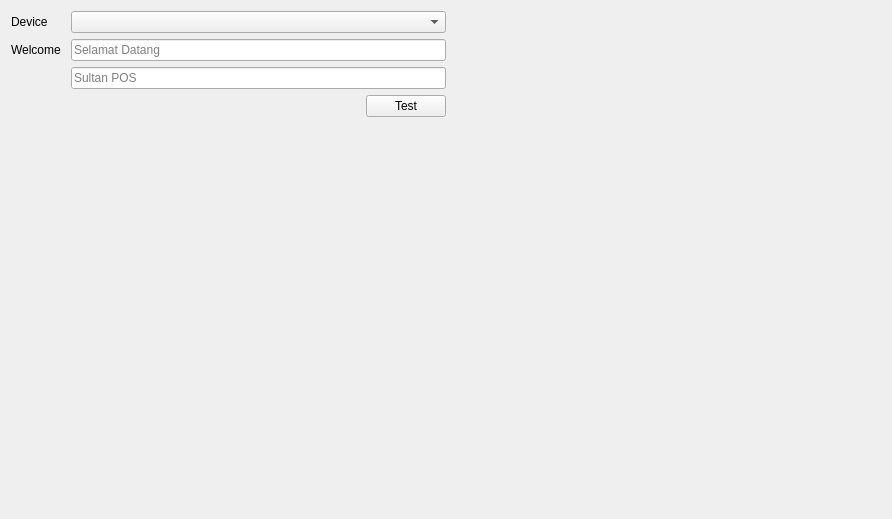
         <widget class="QWidget" name="scrollAreaWidgetContents_5">
          <property name="geometry">
           <rect>
            <x>0</x>
            <y>0</y>
            <width>892</width>
            <height>519</height>
           </rect>
          </property>
          <layout class="QVBoxLayout" name="verticalLayout_24">
           <item>
            <layout class="QHBoxLayout" name="horizontalLayout_7">
             <property name="rightMargin">
              <number>0</number>
             </property>
             <item>
              <layout class="QFormLayout" name="formLayout_12">
               <property name="sizeConstraint">
                <enum>QLayout::SetMinimumSize</enum>
               </property>
               <item row="0" column="0">
                <widget class="QLabel" name="label_41">
                 <property name="text">
                  <string>Device</string>
                 </property>
                </widget>
               </item>
               <item row="0" column="1">
                <widget class="QComboBox" name="comboCustomerDisplay"/>
               </item>
               <item row="1" column="0">
                <widget class="QLabel" name="label_42">
                 <property name="text">
                  <string>Welcome </string>
                 </property>
                </widget>
               </item>
               <item row="1" column="1">
                <widget class="QLineEdit" name="lineWelcome1">
                 <property name="placeholderText">
                  <string>Selamat Datang</string>
                 </property>
                </widget>
               </item>
               <item row="2" column="1">
                <widget class="QLineEdit" name="lineWelcome2">
                 <property name="placeholderText">
                  <string>Sultan POS</string>
                 </property>
                </widget>
               </item>
               <item row="2" column="0">
                <widget class="QLabel" name="label_43">
                 <property name="text">
                  <string/>
                 </property>
                </widget>
               </item>
               <item row="3" column="1">
                <layout class="QHBoxLayout" name="horizontalLayout_8">
                 <property name="sizeConstraint">
                  <enum>QLayout::SetMinimumSize</enum>
                 </property>
                 <item>
                  <spacer name="horizontalSpacer_3">
                   <property name="orientation">
                    <enum>Qt::Horizontal</enum>
                   </property>
                   <property name="sizeHint" stdset="0">
                    <size>
                     <width>40</width>
                     <height>20</height>
                    </size>
                   </property>
                  </spacer>
                 </item>
                 <item>
                  <widget class="QPushButton" name="pushTestCustomerDisplay">
                   <property name="text">
                    <string>Test</string>
                   </property>
                  </widget>
                 </item>
                </layout>
               </item>
              </layout>
             </item>
             <item>
              <spacer name="horizontalSpacer_2">
               <property name="orientation">
                <enum>Qt::Horizontal</enum>
               </property>
               <property name="sizeHint" stdset="0">
                <size>
                 <width>40</width>
                 <height>20</height>
                </size>
               </property>
              </spacer>
             </item>
            </layout>
           </item>
           <item>
            <spacer name="verticalSpacer">
             <property name="orientation">
              <enum>Qt::Vertical</enum>
             </property>
             <property name="sizeHint" stdset="0">
              <size>
               <width>20</width>
               <height>40</height>
              </size>
             </property>
            </spacer>
           </item>
          </layout>
         </widget>
